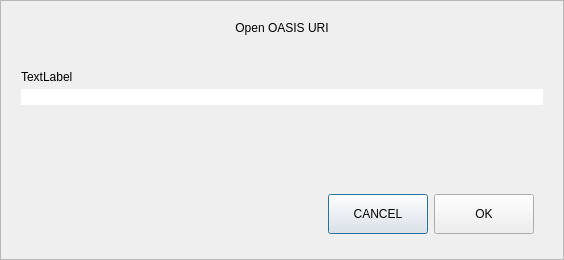
<?xml version="1.0" encoding="UTF-8"?>
<ui version="4.0">
 <class>OpenURIDialog</class>
 <widget class="QDialog" name="OpenURIDialog">
  <property name="geometry">
   <rect>
    <x>0</x>
    <y>0</y>
    <width>564</width>
    <height>260</height>
   </rect>
  </property>
  <property name="windowTitle">
   <string>Open URI</string>
  </property>
  <layout class="QVBoxLayout" name="verticalLayout">
   <property name="spacing">
    <number>0</number>
   </property>
   <property name="leftMargin">
    <number>0</number>
   </property>
   <property name="topMargin">
    <number>0</number>
   </property>
   <property name="rightMargin">
    <number>0</number>
   </property>
   <property name="bottomMargin">
    <number>0</number>
   </property>
   <item>
    <widget class="QFrame" name="frame">
     <property name="frameShape">
      <enum>QFrame::StyledPanel</enum>
     </property>
     <property name="frameShadow">
      <enum>QFrame::Raised</enum>
     </property>
     <layout class="QVBoxLayout" name="verticalLayout_2">
      <property name="spacing">
       <number>5</number>
      </property>
      <property name="leftMargin">
       <number>20</number>
      </property>
      <property name="topMargin">
       <number>20</number>
      </property>
      <property name="rightMargin">
       <number>20</number>
      </property>
      <property name="bottomMargin">
       <number>16</number>
      </property>
      <item>
       <widget class="QLabel" name="labelTitle">
        <property name="text">
         <string>Open OASIS URI</string>
        </property>
        <property name="alignment">
         <set>Qt::AlignCenter</set>
        </property>
       </widget>
      </item>
      <item>
       <spacer name="verticalSpacer_2">
        <property name="orientation">
         <enum>Qt::Vertical</enum>
        </property>
        <property name="sizeType">
         <enum>QSizePolicy::Fixed</enum>
        </property>
        <property name="sizeHint" stdset="0">
         <size>
          <width>20</width>
          <height>30</height>
         </size>
        </property>
       </spacer>
      </item>
      <item>
       <widget class="QLabel" name="labelSubtitle">
        <property name="text">
         <string notr="true">TextLabel</string>
        </property>
       </widget>
      </item>
      <item>
       <layout class="QHBoxLayout" name="horizontalLayout">
        <property name="spacing">
         <number>0</number>
        </property>
        <item>
         <widget class="QValidatedLineEdit" name="uriEdit">
          <property name="styleSheet">
           <string notr="true">#uriEdit{
	border-top-right-radius:0px;
	border-bottom-right-radius:0px;
}</string>
          </property>
         </widget>
        </item>
       </layout>
      </item>
      <item>
       <spacer name="verticalSpacer">
        <property name="orientation">
         <enum>Qt::Vertical</enum>
        </property>
        <property name="sizeHint" stdset="0">
         <size>
          <width>20</width>
          <height>40</height>
         </size>
        </property>
       </spacer>
      </item>
      <item>
       <widget class="QWidget" name="widget" native="true">
        <property name="minimumSize">
         <size>
          <width>0</width>
          <height>50</height>
         </size>
        </property>
        <layout class="QHBoxLayout" name="horizontalLayout_2">
         <item>
          <spacer name="horizontalSpacer">
           <property name="orientation">
            <enum>Qt::Horizontal</enum>
           </property>
           <property name="sizeHint" stdset="0">
            <size>
             <width>289</width>
             <height>20</height>
            </size>
           </property>
          </spacer>
         </item>
         <item>
          <widget class="QPushButton" name="pushButtonCancel">
           <property name="minimumSize">
            <size>
             <width>100</width>
             <height>40</height>
            </size>
           </property>
           <property name="text">
            <string>CANCEL</string>
           </property>
          </widget>
         </item>
         <item>
          <widget class="QPushButton" name="pushButtonOK">
           <property name="minimumSize">
            <size>
             <width>100</width>
             <height>40</height>
            </size>
           </property>
           <property name="text">
            <string>OK</string>
           </property>
          </widget>
         </item>
        </layout>
       </widget>
      </item>
     </layout>
    </widget>
   </item>
  </layout>
 </widget>
 <customwidgets>
  <customwidget>
   <class>QValidatedLineEdit</class>
   <extends>QLineEdit</extends>
   <header>qvalidatedlineedit.h</header>
  </customwidget>
 </customwidgets>
 <resources/>
 <connections/>
</ui>
